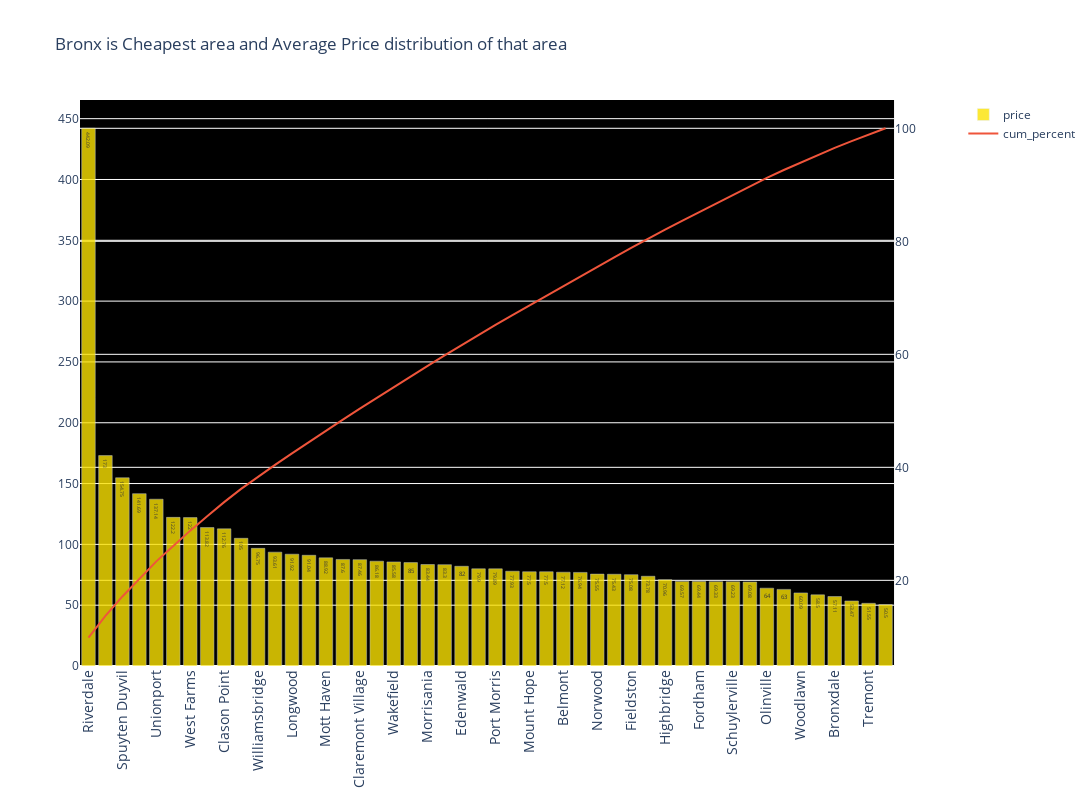

The notebook cell saved with this chart:
### Code cell
import plotly.graph_objects as go

#plotting bar graph price vs neighbourhood_group 
trace1 = go.Bar(
    x=result_bronx['neighbourhood'],
    y=result_bronx['price'],text=result_bronx['price'],
    name='price',
    marker=dict(
        color='rgb(252, 227, 3)'
               ),opacity=.80
)
#plotting Scatter graph cumulative percent vs neighbourhood_group 
trace2 = go.Scatter(
    x=result_bronx['neighbourhood'],
    y=result_bronx['cum_percent'],
    name='cum_percent',
    yaxis='y2'
)
#Merging those two plots to get parreto chart and finding the most cheapest area
fig = make_subplots(specs=[[{"secondary_y": True}]])
#Updating traces and layout to beautify the plot and setting the font size
fig.add_trace(trace1)
fig.add_trace(trace2,secondary_y=True)
fig['layout'].update(height = 800, width = 1600,xaxis=dict(
      tickangle=-90
    ))
fig.update_layout(title='Bronx is Cheapest area and Average Price distribution of that area',autosize=False,plot_bgcolor='black',xaxis=dict(tickfont = dict(size=14)))
#show figure
fig.show()

### Figure 1 — Plotly figure (JSON) as saved in the notebook; plotly's stock layout.template omitted (floating-point values rounded to 4 significant figures)
{"data": [{"marker": {"color": "rgb(252, 227, 3)"}, "name": "price", "opacity": 0.8, "text": [442.1, 173, 154.8, 141.7, 137.1, 122.2, 122, 113.8, 112.8, 105, 96.75, 93.61, 91.92, 91.04, 88.92, 87.6, 87.46, 86.18, 85.58, 85, 83.44, 83.3, 82, 79.9, 79.89, 77.93, 77.5, 77.5, 77.12, 76.94, 75.55, 75.43, 75.08, 73.78, 70.96, 69.57, 69.44, 69.33, 69.23, 69.08, 64, 63, 60.09, 58.5, 57.11, 53.47, 51.55, 50.5], "type": "bar", "x": ["Riverdale", "City Island", "Spuyten Duyvil", "Eastchester", "Unionport", "Westchester Square", "West Farms", "Van Nest", "Clason Point", "Pelham Bay", "Williamsbridge", "Pelham Gardens", "Longwood", "Throgs Neck", "Mott Haven", "Allerton", "Claremont Village", "Concourse", "Wakefield", "East Morrisania", "Morrisania", "Melrose", "Edenwald", "North Riverdale", "Port Morris", "Kingsbridge", "Mount Hope", "Co-op City", "Belmont", "Morris Heights", "Norwood", "Baychester", "Fieldston", "Concourse Village", "Highbridge", "University Heights", "Fordham", "Morris Park", "Schuylerville", "Parkchester", "Olinville", "Castle Hill", "Woodlawn", "Mount Eden", "Bronxdale", "Soundview", "Tremont", "Hunts Point"], "y": [442.1, 173, 154.8, 141.7, 137.1, 122.2, 122, 113.8, 112.8, 105, 96.75, 93.61, 91.92, 91.04, 88.92, 87.6, 87.46, 86.18, 85.58, 85, 83.44, 83.3, 82, 79.9, 79.89, 77.93, 77.5, 77.5, 77.12, 76.94, 75.55, 75.43, 75.08, 73.78, 70.96, 69.57, 69.44, 69.33, 69.23, 69.08, 64, 63, 60.09, 58.5, 57.11, 53.47, 51.55, 50.5]}, {"name": "cum_percent", "type": "scatter", "x": ["Riverdale", "City Island", "Spuyten Duyvil", "Eastchester", "Unionport", "Westchester Square", "West Farms", "Van Nest", "Clason Point", "Pelham Bay", "Williamsbridge", "Pelham Gardens", "Longwood", "Throgs Neck", "Mott Haven", "Allerton", "Claremont Village", "Concourse", "Wakefield", "East Morrisania", "Morrisania", "Melrose", "Edenwald", "North Riverdale", "Port Morris", "Kingsbridge", "Mount Hope", "Co-op City", "Belmont", "Morris Heights", "Norwood", "Baychester", "Fieldston", "Concourse Village", "Highbridge", "University Heights", "Fordham", "Morris Park", "Schuylerville", "Parkchester", "Olinville", "Castle Hill", "Woodlawn", "Mount Eden", "Bronxdale", "Soundview", "Tremont", "Hunts Point"], "xaxis": "x", "y": [9.847, 13.7, 17.15, 20.3, 23.36, 26.08, 28.8, 31.33, 33.84, 36.18, 38.34, 40.42, 42.47, 44.5, 46.48, 48.43, 50.38, 52.3, 54.2, 56.1, 57.95, 59.81, 61.64, 63.42, 65.19, 66.93, 68.66, 70.38, 72.1, 73.81, 75.5, 77.18, 78.85, 80.49, 82.07, 83.62, 85.17, 86.71, 88.26, 89.79, 91.22, 92.62, 93.96, 95.26, 96.54, 97.73, 98.88, 100], "yaxis": "y2"}], "layout": {"autosize": false, "height": 800, "plot_bgcolor": "black", "title": {"text": "Bronx is Cheapest area and Average Price distribution of that area"}, "width": 1600, "xaxis": {"anchor": "y", "domain": [0, 0.94], "tickangle": -90, "tickfont": {"size": 14}}, "yaxis": {"anchor": "x", "domain": [0, 1]}, "yaxis2": {"anchor": "x", "overlaying": "y", "side": "right"}}}
